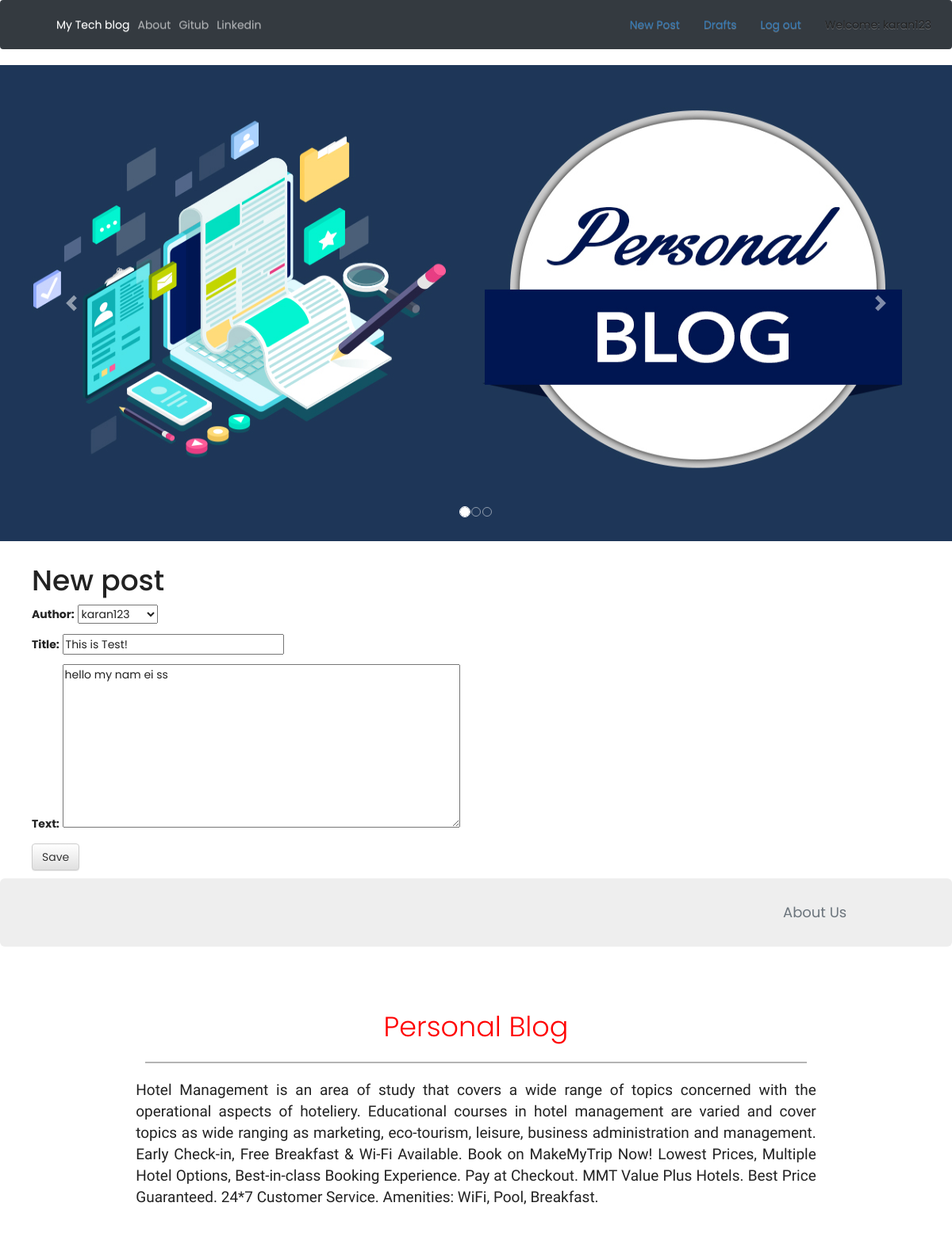
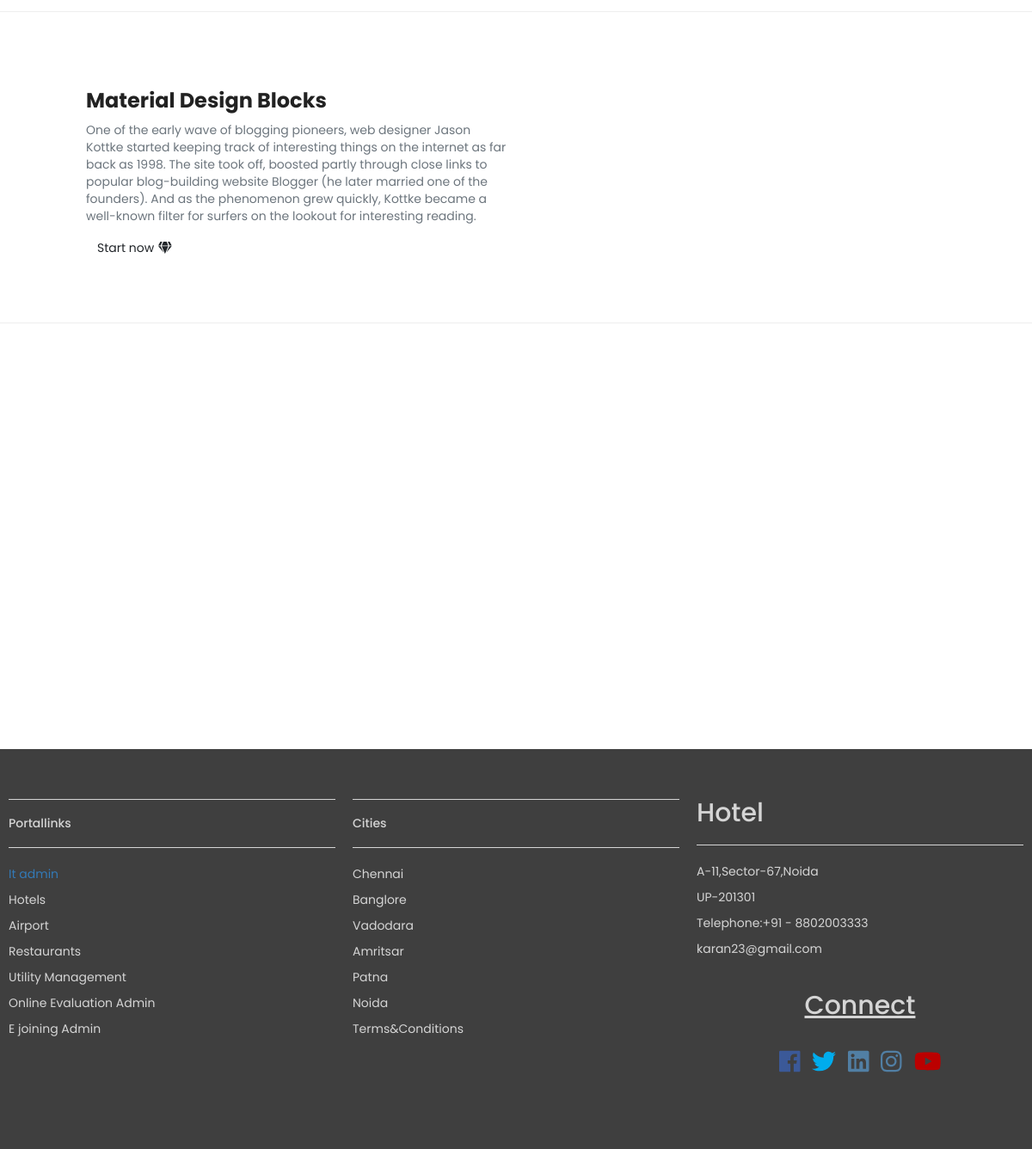
The app's page /post/5/edit/ (signed in) with its own data (2 pictures, top to bottom).
### blog/models.py (models this page shows, shortened)
class Post(models.Model):
    author = models.ForeignKey('auth.User', on_delete=models.CASCADE,)
    title = models.CharField(max_length=200)
    text = models.TextField()
    created_date = models.DateTimeField(default=timezone.now)
    published_date = models.DateTimeField(blank=True,null=True)

### blog/views.py (the view)
# urls.py: re_path(r'^post/(?P<pk>\d+)/edit/$',views.PostUpdateView.as_view(),name='post_edit'),
class PostUpdateView(LoginRequiredMixin,UpdateView):
    login_url = '/login/'
    redirect_field_name = 'blog/post_detail.html'
    form_class = PostForm
    model = Post

### blog/forms.py
class PostForm(forms.ModelForm):
      class Meta():
          model = Post
          fields = ('author','title','text')
      widgets ={
          'title':forms.TextInput(attrs={'class':'textinputclass'}),
          'text':forms.Textarea(attrs={'class':'editable medium-editor-textarea postcontent'})
    }

### blog/templates/blog/post_form.html (shortened to what this page needs)
{% extends 'blog/base.html' %}
{% block content %}
    <h1>New post</h1>
    <form method="POST" class="post-form">
    {{form.as_p}}
    <button type="submit" class="save btn btn-default">Save</button>
    </form>
{% endblock %}

### blog/templates/blog/base.html (shortened to what this page needs)
<!DOCTYPE html>
{% load static %}
<html>
    <head>
    <link rel="stylesheet" href="https://stackpath.bootstrapcdn.com/bootstrap/4.4.1/css/bootstrap.min.css"
>
        <link rel="stylesheet" href="https://maxcdn.bootstrapcdn.com/bootstrap/3.3.7/css/bootstrap.min.css">
        <link rel="stylesheet" href="https://maxcdn.bootstrapcdn.com/bootstrap/3.3.7/css/bootstrap-theme.min.css">
        <link rel="stylesheet" href="//cdn.jsdelivr.net/medium-editor/latest/css/medium-editor.min.css" type="text/css" media="screen" charset="utf-8">
        <link rel="stylesheet" href="{% static 'css/blog.css' %}">
         <link rel="stylesheet" href="{% static 'css/style.css' %}">
<body class='loader'>
  <nav class="navbar navbar-expand-lg navbar-dark bg-dark">
          <a class="navbar-brand" href="http://127.0.0.1:3000/Bootstrap%204%20Site%20Files/#"></a>
          <div class="collapse navbar-collapse" id="navbarSupportedContent">
            <ul class="navbar-nav mr-auto">
              <li class="nav-item active">
                <a class="nav-link" href="{% url 'post_list' %}">My Tech blog <span class="sr-only">(current)</span></a>
              </li>
                 <li class="nav-item">
        <a class="nav-link" href="{% url 'about'%}">About</a>
      </li>
      <li class="nav-item">
        <a class="nav-link " href="https://www.github.com/karan06126">Gitub</a>
      </li>
      <li class="nav-item">
        <a class="nav-link " href="https://www.linkedin.com">Linkedin</a>
        </ul>
              <ul class="nav navbar-nav navbar-right">
                  {% if user.is_authenticated %}
                  <li class="nav-item">
          <a  class="nav-lnk" href="{% url 'post_new' %}" >New Post</a>
        </li>
        <li class="nav-item">
          <a href="{% url 'post_draft_list' %}">Drafts</a>
        </li>
        <li class="nav-item">
          <a href="{% url 'logout' %}" >Log out</a>
        </li>
        <li class="nav-item">
          <a >Welcome: {{ user.username }}</a>
        </li>
          {% else %}
          <li><a class='nav navbar-right' href="{% url 'login' %}" ><span class="glyphicon glyphicon-user"></span></a></li>
        {% endif %}
      </ul>
  </div>
</nav>
  <div id="carousel-example-2" class="carousel slide carousel-fade" data-ride="carousel">
          <ol class="carousel-indicators">
            <li data-target="#carousel-example-2" data-slide-to="0" class="active"></li>
            <li data-target="#carousel-example-2" data-slide-to="1"></li>
            <li data-target="#carousel-example-2" data-slide-to="2"></li>
          </ol>
          <div class="carousel-inner" role="listbox">
            <div class="carousel-item active">
              <div class="view">
                <img class="d-block w-100" src="{% static 'image/blog3.jpg' %}" height="600" width="1800"
                  alt="First slide">
              </div>
              <div class="carousel-caption">
              </div>
            </div>
          </div>
          <a class="carousel-control-prev" href="#carousel-example-2" role="button" data-slide="prev">
            <span class="carousel-control-prev-icon" aria-hidden="true"></span>
          </a>
          <a class="carousel-control-next" href="#carousel-example-2" role="button" data-slide="next">
            <span class="carousel-control-next-icon" aria-hidden="true"></span>
          </a>
        </div>
        <div class="content container">
            <div class="row">
                <div class="col-md-8">
                  <div class="blog_posts">
                    {% block content %}
                    {% endblock %}
                  </div>
                </div>
            </div>
        </div>
  <div class="container-fluid">
  <div class="row jumbotron">
  	<div class="col-xs-12 col-sm-12 col-md-9 col-lg-9 col-xl-10">
  	</div>
  	<div class="col-xs-12 col-sm-12 col-md-3 col-lg-3 col-xl-2">
  		<a href="http://127.0.0.1:3000/Bootstrap%204%20Site%20Files/#"><button type="button" class="btn btn-outline-secondary btn-lg">About Us</button></a>
  	</div>
    </div>
  </div>
  <div class="container-fluid padding">
  	<div class="row welcome text-center">
  		<div class="col-12">
  			<div class="ab">
  			<h1 class="display-4">Personal Blog</h1>
  		</div>
  		</div>
  		<hr>
  		<div class="col-12" style="text-align:justify">
  			<div class="tr">
  			<p>Hotel Management is an area of study that covers a wide range of topics concerned with the operational aspects of hoteliery.
          Educational courses in hotel management are varied and cover topics as wide ranging as marketing, eco-tourism,
          leisure, business administration and management.
        Early Check-in, Free Breakfast & Wi-Fi Available. Book on MakeMyTrip Now! Lowest Prices, Multiple Hotel Options,
        Best-in-class Booking Experience. Pay at Checkout. MMT Value Plus Hotels. Best Price Guaranteed. 24*7 Customer Service.
         Amenities: WiFi, Pool, Breakfast.</p>
  		</div>
  	</div>
  	</div>
  </div>
<hr class="my-4">
        <div class="container my-5 py-5 z-depth-1">
        <section class="px-md-5 mx-md-5 text-center text-lg-left dark-grey-text">
          <div class="row">
            <div class="col-md-6 mb-4 mb-md-0">
              <h3 class="font-weight-bold">Material Design Blocks</h3>
              <p class="text-muted">One of the early wave of blogging pioneers, web designer Jason Kottke started keeping track
                  of interesting things on the internet as far back as 1998. The site took off, boosted partly through close
                  links to popular blog-building website Blogger (he later married one of the founders). And as the phenomenon
                  grew quickly, Kottke became a well-known filter for surfers on the lookout for interesting reading.</p>
              <a class="btn btn-purple btn-md ml-0" href="#" role="button">Start now<i class="fa fa-gem ml-2"></i></a>
            </div>
            <div class="col-md-6 mb-4 mb-md-0">
              <div class="view overlay z-depth-1-half">
              </div>
            </div>
          </div>
        </section>
      </div>
<hr class="my-4">
  <figure>
  </figure>
  <footer>
  	<div class="container-fluid padding">
  		<div class="row text-left">
  			<div class="col-md-4">
  				<hr class="light">
  				<h5>Portallinks</h5>
  				<hr class="light">
  			<a href="http://127.0.0.1:3000/Bootstrap%204%20Site%20Files/#">	<p>It admin</p></a>
  				<p>Hotels</p>
  				<p>Airport</p>
  				<p>Restaurants</p>
  				<p>Utility Management</p>
  				<p>Online Evaluation Admin</p>
  				<p>E joining Admin</p>
  			</div>
  			<div class="col-md-4">
  				<hr class="light">
  				<h5>Cities</h5>
  				<hr class="light">
  				<p>Chennai</p>
  				<p>Banglore</p>
  				<p>Vadodara</p>
  				<p>Amritsar</p>
  				<p>Patna</p>
  				<p>Noida</p>
  				<p>Terms&amp;Conditions</p>
  			</div>
  			<div class="col-md-4">
  				<h2>Hotel</h2>
  				<hr class="light">
  				<p>A-11,Sector-67,Noida</p>
  				<p>UP-201301</p>
  				<p>Telephone:+91 - 8802003333</p>
  				<p>karan23@gmail.com</p>
  				<div class="container-fluid padding">
  					<div class="row text-center padding">
  						<div class="col-12">
  							<h2><u>Connect</u></h2>
  						</div>
  						<div class="col-12 social padding">
  							<a href="#"><i class="fab fa-facebook"></i></a>
  								<a href="#"><i class="fab fa-twitter"></i></a>
  									<a href="#"><i class="fab fa-linkedin"></i></a>
  										<a href="#"><i class="fab fa-instagram"></i></a>
  											<a href="#"><i class="fab fa-youtube"></i></a>
  						</div>
  					</div>
  				</div>
  			</div>
  		</div>
  			</div>
  </footer>
</body>
</html>

### blog/static/css/blog.css (style rules this page uses)
.loader { filter:hue-rotate(0deg); color: linear-gradient(45deg,#0f8,#08f); animation:hue 5000ms infinite linear; }

### blog/static/css/style.css (style rules this page uses)
html,body { height:100%; width:100%; font-family: 'Poppins', sans-serif; color:#222; }
.jumbotron { padding:1rem; border-radius: 0; }
.padding { padding-bottom:2rem; }
.welcome { width:75%; margin:0 auto; padding-top: 2rem; }
.welcome hr { border-top: 2px solid #b4b4b4; width:95%; margin-top: .3rem; margin-bottom: 1rem; }
.social a { font-size: 2em; padding:0.5rem; }
.fa-facebook { color:#3b5998; }
.fa-twitter { color:#00aced; }
.fa-linkedin { color:#517fa4; }
.fa-instagram { color:#517fa4; }
.fa-youtube { color:#bb0000; }
footer { background-color: #3f3f3f; color: #d5d5d5; padding-top: 2em; }
hr.light { border-top:1px solid #d5d5d5; width:100%; }
.ab { color:red; }
.tr p { font-size: 19px; font-family: 'Rajdhani', sans-serif; }
.carousel-item { transition: -webkit-transform 0.5s ease; transition: transform 0.5s ease; transition: transform 0.5s ease, -webkit-transform 0.5s ease; -webkit-backface-visibility: visible; backface-visibility: visible; }
figure { position: relative; width: 100%; height: 60%; margin: 0!important; }
[class*="col-"] { padding: 1rem; }

### records on screen
Post: author "karan123", title "This is Test!", text "hello my nam ei ss"

### other values on screen
{{ user.username }} "karan123"
